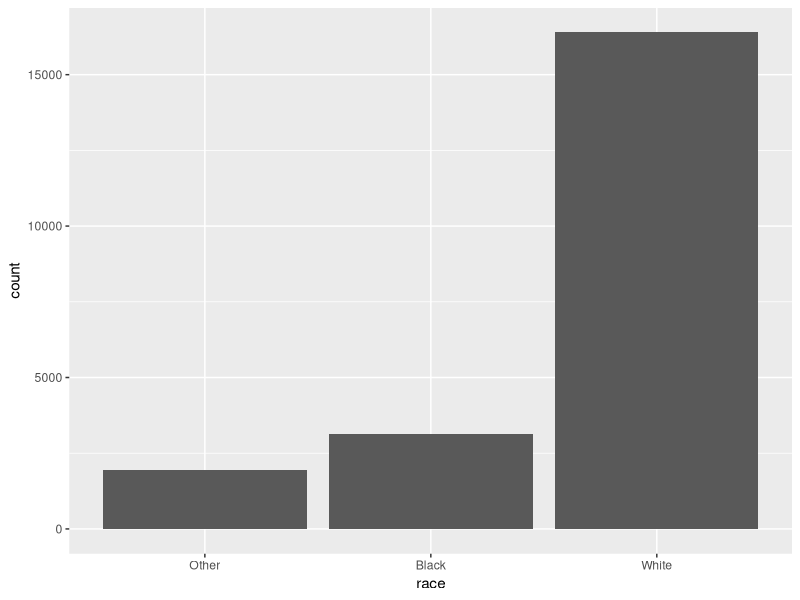
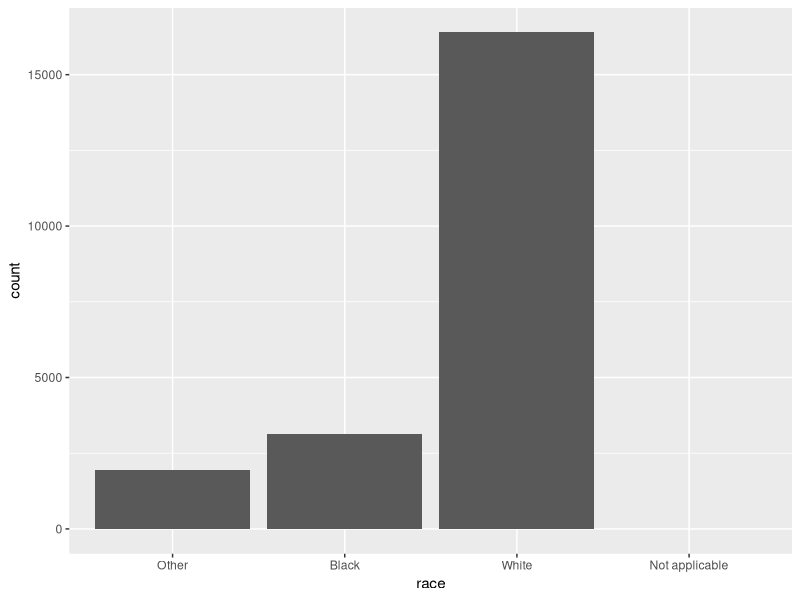
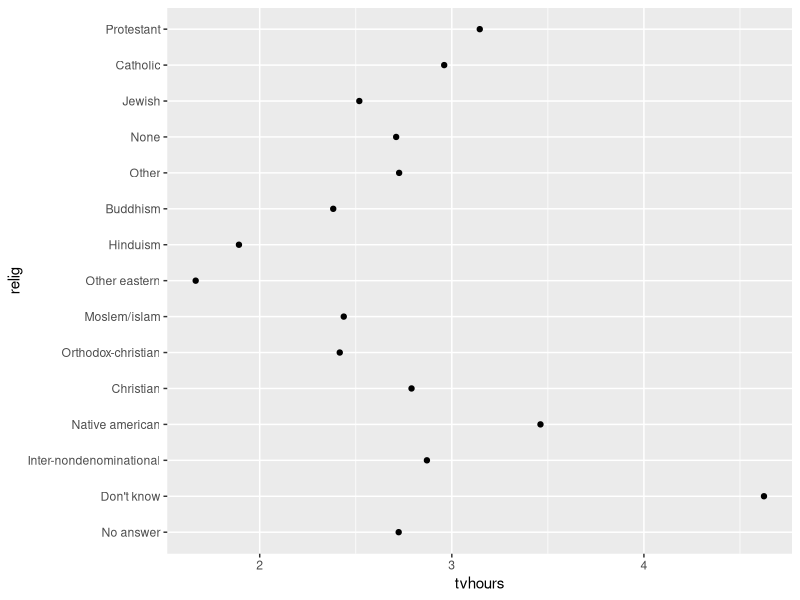
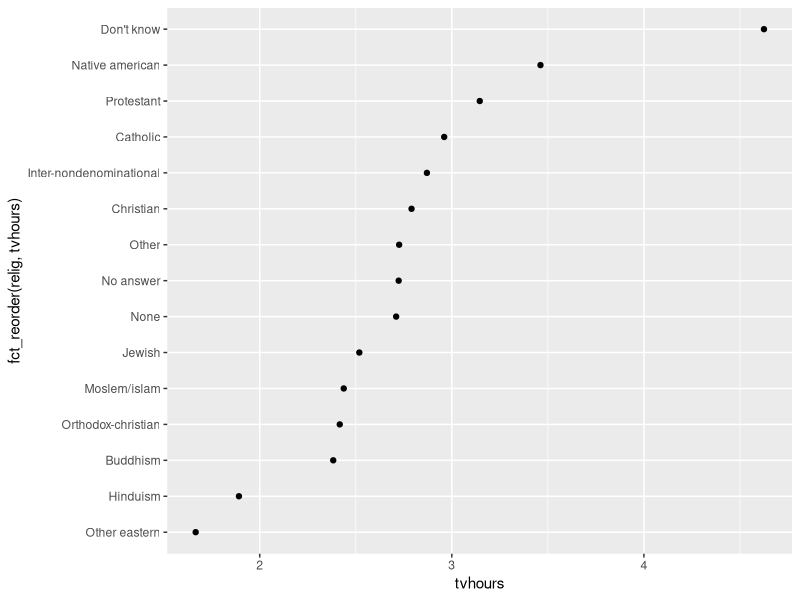
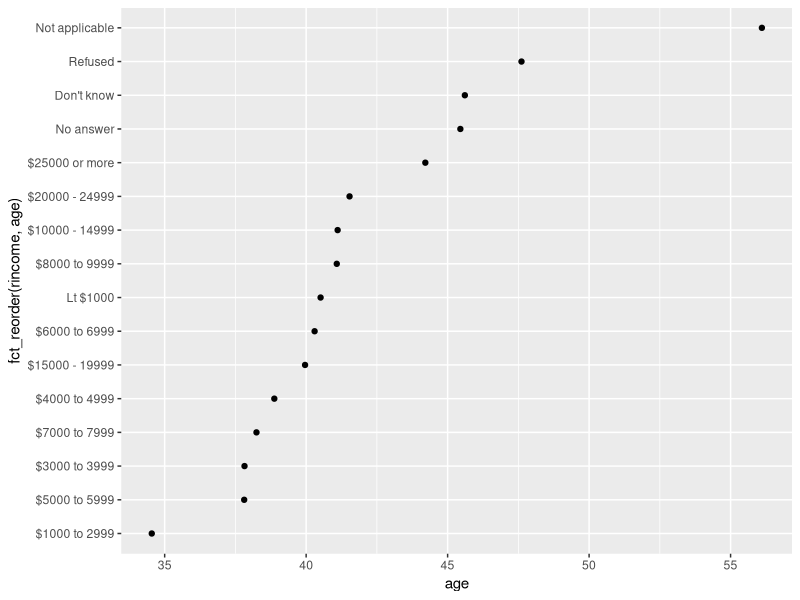
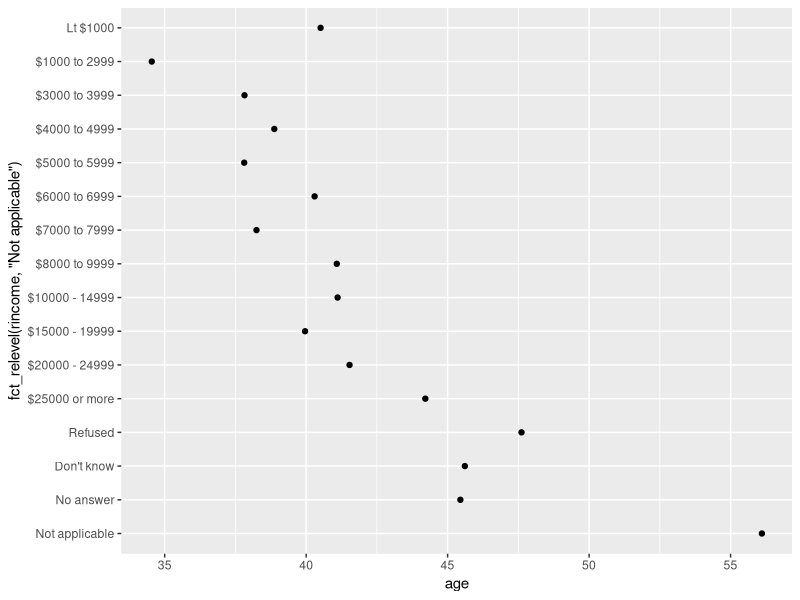
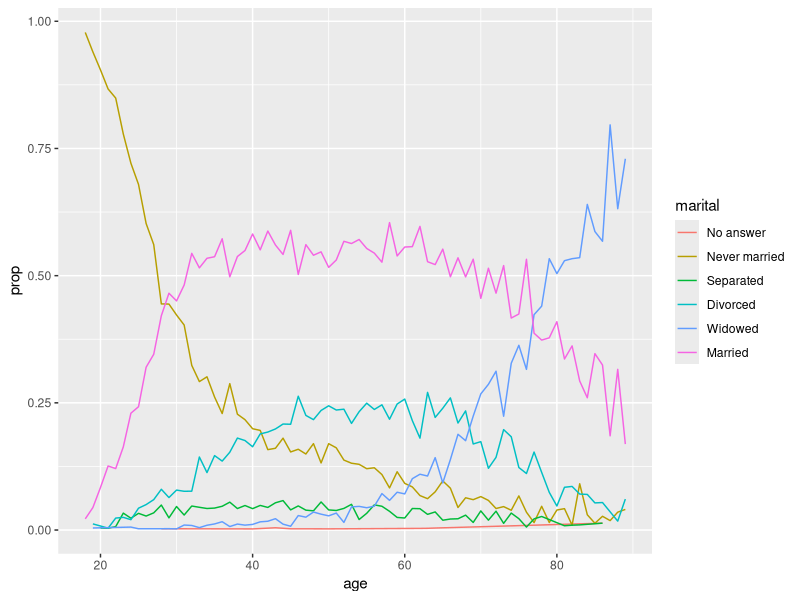
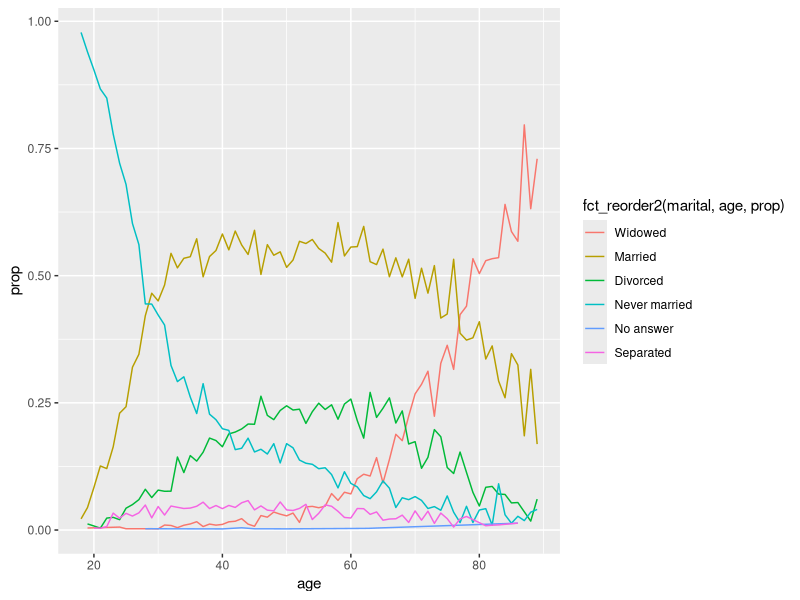

Source code (R) for these figures, in order:
## ---- chunk 1
library(tidyverse)
library(forcats)
## ---- chunk 2
x1 <- c("Dec", "Apr", "Jan", "Mar")
## ---- chunk 3
x2 <- c("Dec", "Apr", "Jam", "Mar")
## ---- chunk 4
sort(x1)
## ---- chunk 5
month_levels <- c("Jan", "Feb", "Mar", "Apr", "May", "Jun", "Jul", "Aug", "Sep", "Oct", "Nov", "Dec")
## ---- chunk 6
y1 <- factor(x1, levels = month_levels)
y1
sort(y1)
## ---- chunk 7
y2 <- factor(x2, levels = month_levels)
y2
## ---- chunk 8
sort(y1)
## ---- chunk 9
y2 <- parse_factor(x2, levels = month_levels)
## ---- chunk 10
factor(x1)
## ---- chunk 11
f1 <- factor(x1, levels = unique(x1))
f1

f2 <- x1 %>% factor() %>% fct_inorder()
f2
## ---- chunk 12
levels(f2)
## ---- chunk 13
gss_cat
## ---- chunk 14
gss_cat %>% 
  count(race)
## ---- chunk 15
ggplot(gss_cat, aes(race)) + geom_bar()
## ---- chunk 16
levels(gss_cat$race)
unique(gss_cat$race)
## ---- chunk 17
ggplot(gss_cat, aes(race)) + geom_bar() + scale_x_discrete(drop = FALSE)
## ---- chunk 18
relig_summary <- gss_cat %>% 
  group_by(relig) %>% 
  summarise(
    age = mean(age, na.rm = TRUE),
    tvhours = mean(tvhours, na.rm = TRUE),
    n = n()
  )

ggplot(relig_summary, aes(tvhours, relig)) + geom_point()
## ---- chunk 19
ggplot(relig_summary, aes(tvhours, fct_reorder(relig, tvhours))) + 
  geom_point()
## ---- chunk 20
rincome_summary <- gss_cat %>% 
  group_by(rincome) %>% 
  summarise(
    age = mean(age, na.rm = TRUE),
    tvhours = mean(tvhours, na.rm = TRUE),
    n = n()
  )

ggplot(rincome_summary, aes(age, fct_reorder(rincome, age))) + geom_point()
## ---- chunk 21
ggplot(rincome_summary, aes(age, fct_relevel(rincome, "Not applicable"))) + 
  geom_point()
## ---- chunk 22
by_age <- gss_cat %>% 
  filter(!is.na(age)) %>% 
  count(age, marital) %>% 
  group_by(age) %>% 
  mutate(prop = n / sum(n))

par(mfrow = c(2, 1))
ggplot(by_age, aes(age, prop, color = marital)) + 
  geom_line(na.rm = TRUE)

ggplot(by_age, aes(age, prop, color = fct_reorder2(marital, age, prop))) +
  geom_line(na.rm = TRUE)
